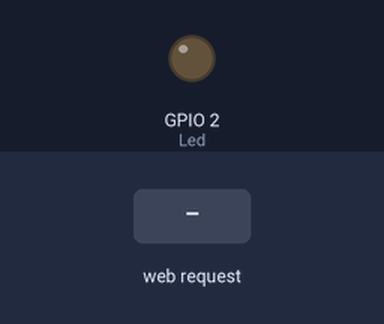
Simulated run of this sketch. Board: ESP8266 (NodeMCU). Shown: output pins drawn as LEDs (lit = HIGH). The test bench sets the inputs (shaded band). What the sketch prints to the serial monitor is not drawn.

Above: at 1.4 s.
1.5 s: HTTP request GET /Led received
At 2.2 s:
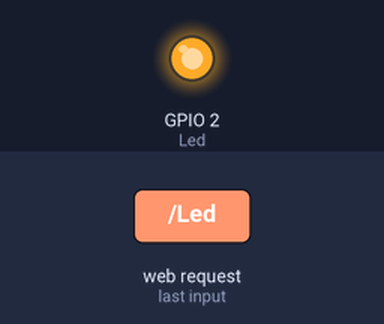
Timing chart, 0 to 4.5 s (numbered marks = the images above; inputs shaded):
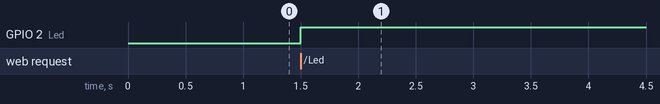

Measured:
- after the input at 1.5 s, GPIO 2 (Led): LOW → HIGH at once

The sketch:

esp8266_com_test_server.ino
```cpp
#include <ESP8266WiFi.h>
#include <WiFiClient.h>
#include <ESP8266WebServer.h>;

const char* ssid = "ESP_D54736";          // SSID of esp8266
//const char* password = "123";           // Debug
bool toggle = 0;                          // Variable to switch on and off the solenoid
ESP8266WebServer server( 80 );            // Specify port for TCP connection

void handleRoot()
{
    toggle = ! toggle;                    // Toggling Led Variable
    digitalWrite( 2 , toggle );           // Toggle Led
    String s = "\r\n\r\n<!DOCTYPE HTML>\r\n<html><h1>Esp8266 Communication</h1> ";
    s += "<p>Success!!!</html>\r\n\r\n";  // Success Message
    server.send( 200 , "text/html" , s ); // Reply to the client
}

void setup()
{
    delay( 200 );                         // Stable Wifi
    Serial.begin( 115200 );               // Set Baud Rate
    pinMode( 2 , OUTPUT );                // Led/Solenoid at pin 2
    WiFi.softAP( ssid );                  // In Access Point Mode
    IPAddress myIP = WiFi.softAPIP();     // Check the IP assigned. Put this Ip in the client host.
    Serial.print( "AP IP address: " );    // Debug
    Serial.println( myIP );               // Print the esp8266-01 IP(Client must also be on the save IP series)
    server.on( "/Led" , handleRoot );     // Checking client connection
    server.begin();                       // Start the server
    Serial.println( "Server started" );   // All Done
}

void loop()
{
    // Check if a client has connected. On first connection switch on the Solenoid on next switch off.
    server.handleClient();
}
```
